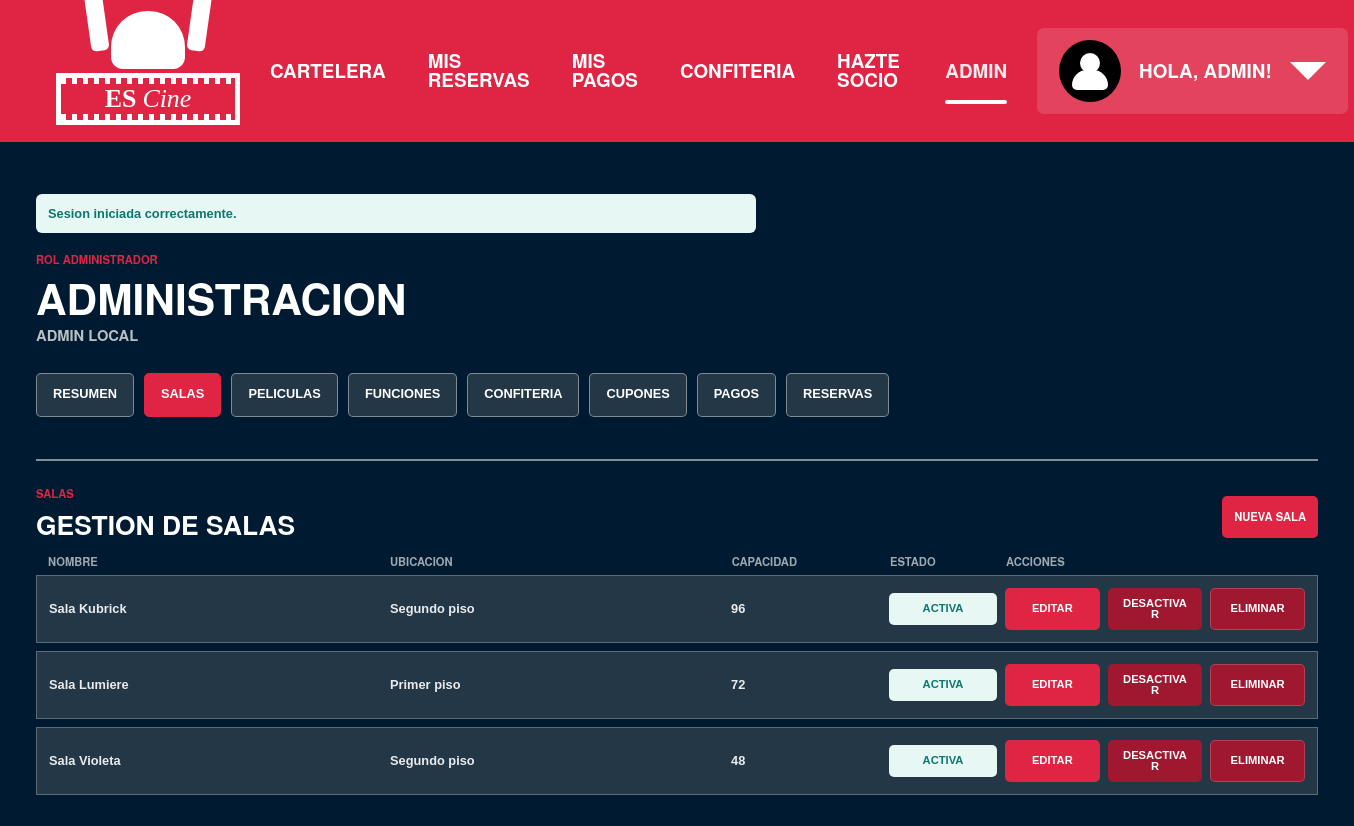
The app's page /index.php?page=admin&admin_section=rooms (signed in) with its own data.
### tables this page shows
CREATE TABLE IF NOT EXISTS rooms (
    id INT UNSIGNED AUTO_INCREMENT PRIMARY KEY,
    name VARCHAR(100) NOT NULL,
    location VARCHAR(120) NOT NULL,
    capacity SMALLINT UNSIGNED NOT NULL,
    is_active TINYINT(1) NOT NULL DEFAULT 1,
    UNIQUE KEY uq_rooms_name (name),
    KEY idx_rooms_active (is_active),
    KEY idx_rooms_location (location)
);

### app/controllers/AuthController.php (called while the page is built, shortened)
<?php
require_once __DIR__ . '/../helpers/auth.php';
require_once __DIR__ . '/../helpers/csrf.php';
require_once __DIR__ . '/../helpers/security.php';
require_once __DIR__ . '/../models/Admin.php';
function render_admin_panel(): void
{
    $user = current_user();
    $messages = flash_get();
    $adminSection = admin_section_from_request($_GET['admin_section'] ?? null);
    $adminMode = admin_mode_from_request($_GET['admin_mode'] ?? null);
    $adminSections = [
        [
            'key' => 'summary',
            'label' => 'Resumen',
            'url' => admin_section_url('summary'),
        ],
        [
            'key' => 'rooms',
            'label' => 'Salas',
            'url' => admin_section_url('rooms'),
        ],
        [
            'key' => 'movies',
            'label' => 'Peliculas',
            'url' => admin_section_url('movies'),
        ],
        [
            'key' => 'showtimes',
            'label' => 'Funciones',
            'url' => admin_section_url('showtimes'),
        ],
        [
            'key' => 'concessions',
            'label' => 'Confiteria',
            'url' => admin_section_url('concessions'),
        ],
        [
            'key' => 'coupons',
            'label' => 'Cupones',
            'url' => admin_section_url('coupons'),
        ],
        [
            'key' => 'payments',
            'label' => 'Pagos',
            'url' => 'index.php?page=admin_payments',
        ],
        [
            'key' => 'reservations',
            'label' => 'Reservas',
            'url' => admin_section_url('reservations'),
        ],
    ];
    $rooms = [];
    $adminLoadError = false;
    try {
        $rooms = admin_rooms_all();
    } catch (Throwable $exception) {
        error_log($exception->getMessage());
        http_response_code(500);
        $adminLoadError = true;
    }
    require __DIR__ . '/../views/admin.php';
}
function admin_section_from_request(mixed $value): string
{
    $section = strtolower(trim((string) $value));
    $allowedSections = ['summary', 'rooms', 'movies', 'showtimes', 'concessions', 'coupons', 'reservations'];
    return in_array($section, $allowedSections, true) ? $section : 'summary';
}
function admin_mode_from_request(mixed $value): string
{
    if (!is_scalar($value)) {
        return 'list';
    }
    $mode = strtolower(trim((string) $value));
    $allowedModes = ['list', 'create', 'edit'];
    return in_array($mode, $allowedModes, true) ? $mode : 'list';
}
function admin_section_url(string $section, string $mode = 'list', array $params = []): string
{
    $section = admin_section_from_request($section);
    $mode = admin_mode_from_request($mode);
    $query = [
        'page' => 'admin',
        'admin_section' => $section,
    ];
    if (in_array($section, ['rooms', 'movies', 'showtimes', 'concessions', 'coupons'], true) && $mode !== 'list') {
        $query['admin_mode'] = $mode;
    }
    foreach ($params as $key => $value) {
        if (is_string($key) && is_scalar($value)) {
            $query[$key] = (string) $value;
        }
    }
    return 'index.php?' . http_build_query($query) . '#admin-' . $section;
}

### app/helpers/session.php (called while the page is built, shortened)
<?php
function flash_get(): array
{
    $messages = $_SESSION['_flash'] ?? [];
    return is_array($messages) ? $messages : [];
}

### app/helpers/security.php (called while the page is built, shortened)
<?php
if (!function_exists('e')) {
    function e(mixed $value): string
    {
        return htmlspecialchars((string) $value, ENT_QUOTES | ENT_SUBSTITUTE, 'UTF-8');
    }
}

### app/helpers/auth.php (called while the page is built, shortened)
<?php
require_once __DIR__ . '/session.php';
function current_user(): ?array
{
    $user = $_SESSION[AUTH_SESSION_KEY] ?? null;
    return is_array($user) ? $user : null;
}

### app/helpers/database.php (called while the page is built, shortened)
<?php
function db_config(): array
{
    static $config = null;
    if ($config === null) {
        $loaded = require __DIR__ . '/../../config/database.php';
        $config = $loaded;
    }
    return $config;
}
function db_dsn(?array $config = null): string
{
    $config ??= db_config();
    return sprintf(
        'mysql:host=%s;dbname=%s;charset=%s',
        $config['host'],
        $config['database'],
        $config['charset'] ?? 'utf8mb4'
    );
}
function db(): PDO
{
    static $pdo = null;
    if ($pdo === null) {
        $config = db_config();
        $pdo = new PDO(
            db_dsn($config),
            $config['username'],
            $config['password'],
            $config['options'] ?? []
        );
    }
    return $pdo;
}
function db_fetch_all(string $sql, array $params = []): array
{
    $statement = db()->prepare($sql);
    $statement->execute($params);
    return $statement->fetchAll();
}

### app/models/Admin.php (called while the page is built, shortened)
<?php
require_once __DIR__ . '/../helpers/database.php';
function admin_rooms_all(): array
{
    return db_fetch_all(
        'SELECT id, name, location, capacity, is_active
         FROM rooms
         ORDER BY is_active DESC, name ASC, id ASC'
    );
}
function admin_status_label(mixed $isActive): string
{
    return (int) $isActive === 1 ? 'Activa' : 'Inactiva';
}
function admin_status_css_class(mixed $isActive): string
{
    return (int) $isActive === 1 ? 'active' : 'inactive';
}

### app/views/admin.php (the view, shortened to what this page needs)
<!doctype html>
<html lang="es">
<head>
    <link rel="stylesheet" href="assets/css/app.css">
</head>
<body class="app-screen admin-screen">
    <?php
    require __DIR__ . '/partials/header.php';
    ?>
    <main class="admin-shell">
        <?php if ($messages !== []): ?>
            <div class="page-messages cartelera-messages" aria-live="polite">
                <?php foreach ($messages as $message): ?>
                    <p class="notice notice-<?= e($message['type'] ?? 'info') ?>"><?= e($message['message'] ?? '') ?></p>
                <?php endforeach; ?>
            </div>
        <?php endif; ?>
        <section class="admin-heading">
            <p class="eyebrow">Rol administrador</p>
            <h1>Administracion</h1>
            <p><?= e($user['name'] ?? 'Administrador') ?></p>
        </section>
        <?php if ($adminLoadError): ?>
            <section class="cartelera-state movie-detail-state">
                <h2>No se pudo cargar el panel</h2>
                <p>Intenta nuevamente mas tarde.</p>
                <div class="state-actions">
                    <a class="movie-state-link" href="index.php?page=admin">Intentar nuevamente</a>
                    <a class="movie-state-link movie-state-link-secondary" href="index.php?page=cartelera">Volver a cartelera</a>
                </div>
            </section>
        <?php else: ?>
            <nav class="admin-subnav" aria-label="Secciones de administracion">
                <?php foreach ($adminSections as $section): ?>
                    <?php
                    $sectionKey = (string) ($section['key'] ?? '');
                    $sectionActive = $sectionKey === $adminSection;
                    ?>
                    <a
                        class="admin-subnav-link<?= $sectionActive ? ' is-active' : '' ?>"
                        href="<?= e($section['url'] ?? 'index.php?page=admin') ?>"
                        <?= $sectionActive ? 'aria-current="page"' : '' ?>
                    >
                        <?= e($section['label'] ?? '') ?>
                    </a>
                <?php endforeach; ?>
            </nav>
            <?php if ($adminSection === 'rooms'): ?>
            <section id="admin-rooms" class="admin-section" aria-labelledby="admin-rooms-title">
                <div class="admin-section-heading">
                    <div>
                        <p class="eyebrow">Salas</p>
                        <h2 id="admin-rooms-title"><?= $adminMode === 'create' ? 'Nueva sala' : ($adminMode === 'edit' ? 'Editar sala' : 'Gestion de salas') ?></h2>
                    </div>
                    <?php if ($adminMode === 'list'): ?>
                        <a class="admin-section-action" href="<?= e(admin_section_url('rooms', 'create')) ?>">Nueva sala</a>
                    <?php else: ?>
                        <a class="admin-section-action admin-section-action-secondary" href="<?= e(admin_section_url('rooms')) ?>">Volver a Salas</a>
                    <?php endif; ?>
                </div>
                <?php if ($adminMode === 'create'): ?>
                    <form class="admin-form admin-room-create" method="post" action="index.php?action=create_room">
                        <?= csrf_token_field() ?>
                        <label>
                            <span>Nombre</span>
                            <input type="text" name="name" maxlength="100" required>
                        </label>
                        <label>
                            <span>Ubicacion</span>
                            <input type="text" name="location" maxlength="120" required>
                        </label>
                        <label>
                            <span>Capacidad</span>
                            <input type="number" name="capacity" min="1" step="1" required>
                        </label>
                        <button type="submit">Crear sala</button>
                    </form>
                <?php elseif ($rooms === []): ?>
                    <div class="admin-empty">
                        <h3>Sin salas</h3>
                    </div>
                <?php else: ?>
                    <div class="admin-list admin-room-list" role="list">
                        <div class="admin-list-head admin-room-row" aria-hidden="true">
                            <span>Nombre</span>
                            <span>Ubicacion</span>
                            <span>Capacidad</span>
                            <span>Estado</span>
                            <span>Acciones</span>
                        </div>
                        <?php foreach ($rooms as $room): ?>
                            <?php
                            $roomActive = (int) ($room['is_active'] ?? 0) === 1;
                            $targetStatus = $roomActive ? '0' : '1';
                            $targetLabel = $roomActive ? 'Desactivar' : 'Activar';
                            $confirmAction = $roomActive
                                ? '¿Desactivar esta sala? Las funciones asociadas podrían dejar de estar disponibles para nuevas reservas.'
                                : '¿Activar esta sala? Volverá a estar disponible para nuevas funciones.';
                            ?>
                            <div class="admin-row admin-room-row" role="listitem">
                                <span><?= e($room['name'] ?? '') ?></span>
                                <span><?= e($room['location'] ?? '') ?></span>
                                <span><?= e($room['capacity'] ?? '') ?></span>
                                <span class="admin-status-badge status-<?= e(admin_status_css_class($room['is_active'] ?? 0)) ?>">
                                    <?= e(admin_status_label($room['is_active'] ?? 0)) ?>
                                </span>
                                <div class="admin-actions">
                                    <a class="admin-action-link" href="<?= e(admin_section_url('rooms', 'edit', ['room_id' => (int) ($room['id'] ?? 0)])) ?>">Editar</a>
                                    <form method="post" action="index.php?action=set_room_active">
                                        <button
                                            class="<?= $roomActive ? 'admin-danger' : 'admin-secondary' ?>"
                                            type="submit"
                                            name="target_status"
                                            value="<?= e($targetStatus) ?>"
                                            data-confirm-action="<?= e($confirmAction) ?>"
                                        >
                                            <?= e($targetLabel) ?>
                                        </button>
                                    </form>
                                    <form method="post" action="index.php?action=delete_room">
                                        <button
                                            class="admin-danger admin-delete"
                                            type="submit"
                                            data-confirm-action="¿Eliminar esta sala? Esta acción no se puede deshacer."
                                        >
                                            Eliminar
                                        </button>
                                    </form>
                                </div>
                            </div>
                        <?php endforeach; ?>
                    </div>
                <?php endif; ?>
            </section>
            <?php endif; ?>
        <?php endif; ?>
    </main>
</body>
</html>

### records on screen
rooms: name "Sala Kubrick", location "Segundo piso", capacity "96", is_active "ACTIVA", is_active "DESACTIVAR"
rooms: name "Sala Lumiere", location "Primer piso", capacity "72", is_active "ACTIVA", is_active "DESACTIVAR"
rooms: name "Sala Violeta", location "Segundo piso", capacity "48", is_active "ACTIVA", is_active "DESACTIVAR"

### other values on screen
$item['label'] "CARTELERA"
$item['label'] "MIS RESERVAS"
$item['label'] "MIS PAGOS"
$item['label'] "CONFITERIA"
$item['label'] "HAZTE SOCIO"
$item['label'] "ADMIN"
$headerFirstName !== '' ? $headerFirstName : 'Usuario' "ADMIN"
$message['message'] "Sesion iniciada correctamente."
$user['name'] "ADMIN LOCAL"
$section['label'] "RESUMEN"
$section['label'] "SALAS"
$section['label'] "PELICULAS"
$section['label'] "FUNCIONES"
$section['label'] "CONFITERIA"
$section['label'] "CUPONES"
